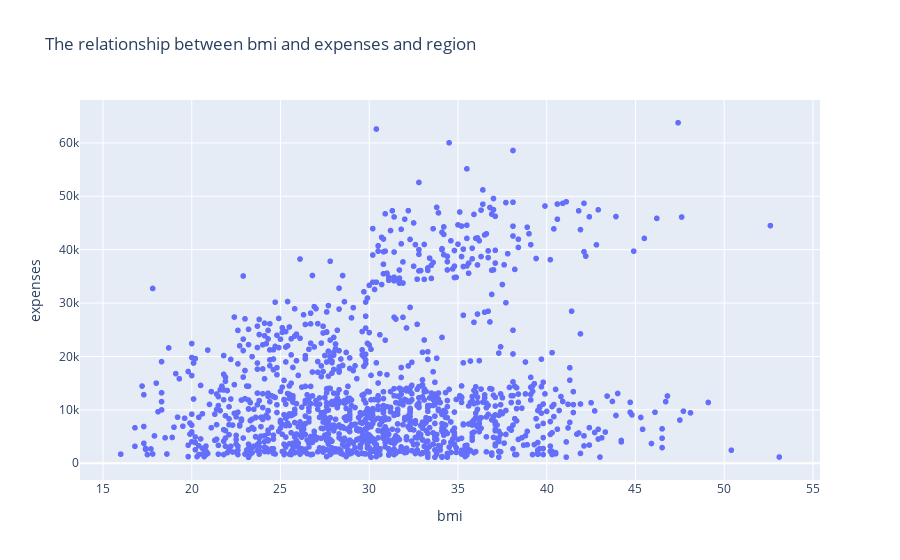

This figure's notebook cell:
### Markdown cell above
> - we find that we have 9 point outliers

### Code cell
px.scatter(data,x='bmi',y='expenses',title='The relationship between bmi and expenses and region')

### Figure 1 — Plotly figure (JSON) as saved in the notebook; plotly's stock layout.template omitted (floating-point values rounded to 4 significant figures; data arrays with more than 128 entries replaced by an {"elided": "..."} marker saying what was removed)
{"data": [{"hovertemplate": "bmi=%{x}<br>expenses=%{y}<extra></extra>", "legendgroup": "", "marker": {"color": "#636efa", "symbol": "circle"}, "mode": "markers", "name": "", "showlegend": false, "type": "scattergl", "x": {"elided": "1338 float values"}, "xaxis": "x", "y": {"elided": "1338 float values"}, "yaxis": "y"}], "layout": {"legend": {"tracegroupgap": 0}, "title": {"text": "The relationship between bmi and expenses and region"}, "xaxis": {"anchor": "y", "domain": [0, 1], "title": {"text": "bmi"}}, "yaxis": {"anchor": "x", "domain": [0, 1], "title": {"text": "expenses"}}}}
